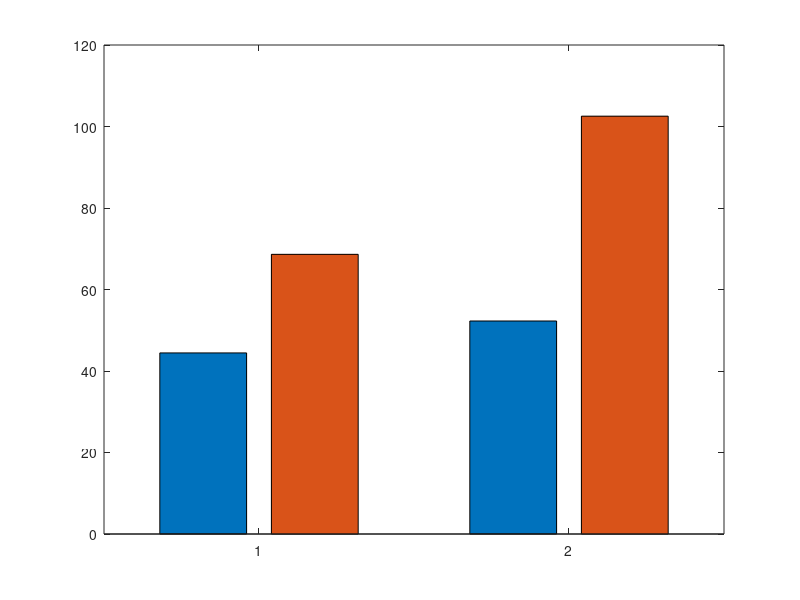

Recreate this plot in MATLAB. (Note: this script raises an error after producing the figure.)
models = {'LR', 'DT'};

mae_inr = [4443792.31, 5227013.59];

rmse_inr = [6862920.46, 10253604.58];

mae_lakh = mae_inr / 100000;
rmse_lakh = rmse_inr / 100000;

assignin('base', 'models', models);
assignin('base', 'mae_inr', mae_inr);
assignin('base', 'rmse_inr', rmse_inr);
assignin('base', 'mae_lakh', mae_lakh);
assignin('base', 'rmse_lakh', rmse_lakh);

figure('Color', 'w', 'Position', [100, 100, 900, 550]);

values = [mae_lakh(:), rmse_lakh(:)];

b = bar(values, 'grouped');

b(1).FaceColor = [0.12, 0.47, 0.71];
b(2).FaceColor = [1.00, 0.45, 0.00];

for k = 1:numel(b)
    x = b(k).XEndPoints;
    y = b(k).YEndPoints;
    labels = compose('%.2f', y);

    text(x, y, labels, ...
        'HorizontalAlignment', 'center', ...
        'VerticalAlignment', 'bottom', ...
        'FontSize', 10);
end

title('Test Error Comparison of Regression Models');
xlabel('Machine Learning Model');
ylabel('Error (Lakh INR)');

xticks(1:numel(models));
xticklabels(models);

legend({'MAE', 'RMSE'}, 'Location', 'northwest');

grid on;
ax = gca;
ax.GridLineStyle = '--';
ax.GridAlpha = 0.3;
ax.Layer = 'bottom';

ylim([0, max(rmse_lakh) * 1.18]);

set(gca, 'FontSize', 11);

if ~exist('figures', 'dir')
    mkdir('figures');
end

exportgraphics(gcf, ...
    'figures/test_error_comparison.png', ...
    'Resolution', 300);

fprintf('Figure saved to figures/test_error_comparison.png\n');
